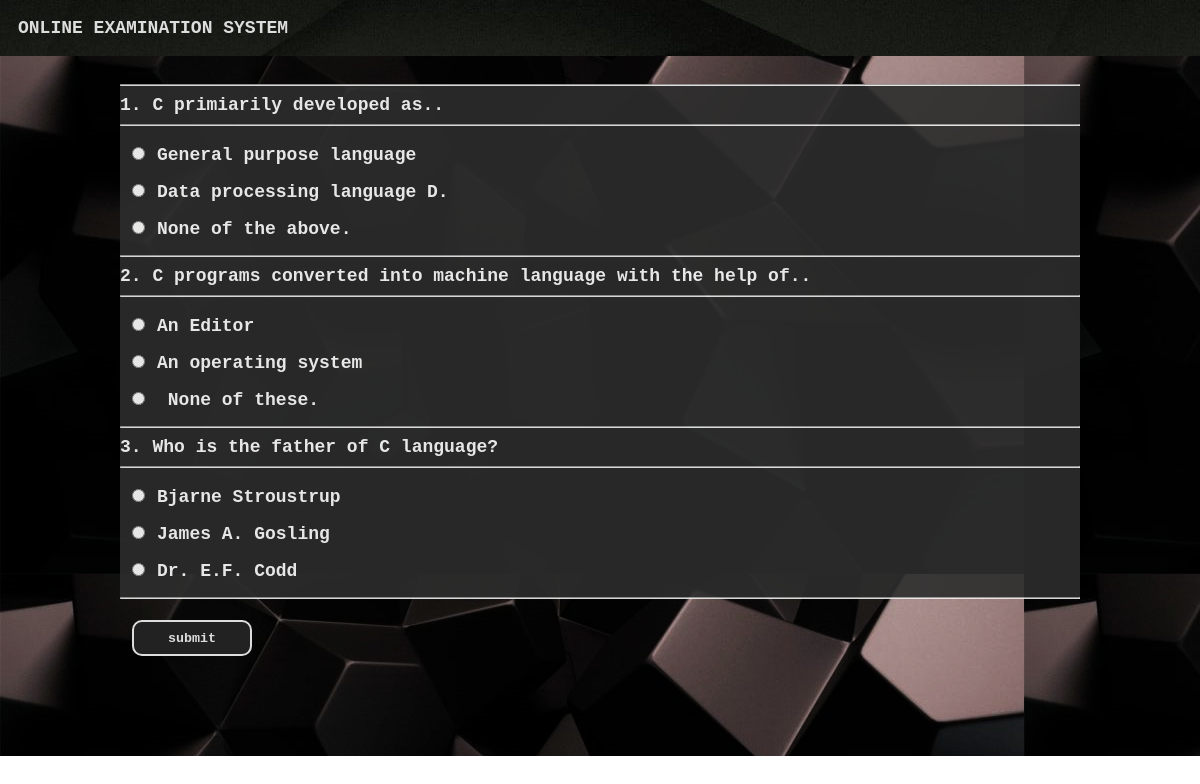
Screenshot of /takeq.php?qid=4 (signed in) with the database file from the repository.
### tables this page shows
CREATE TABLE IF NOT EXISTS `questions` (
  `qs` varchar(200) NOT NULL,
  `op1` varchar(30) NOT NULL,
  `op2` varchar(30) NOT NULL,
  `op3` varchar(30) NOT NULL,
  `answer` varchar(30) NOT NULL,
  `quizid` int(11) NOT NULL,
  UNIQUE KEY `qs` (`qs`),
  KEY `quizid` (`quizid`),
  KEY `quizid_2` (`quizid`),
  KEY `quizid_3` (`quizid`)
);

### takeq.php (the view, shortened to what this page needs)
<html>
<head>
</head>
<?php
                $conn = mysqli_connect("localhost","root","","online_examination");
?>
<body style="color: #fff !important;font-weight:bolder;margin: 0 !important;font-weight: bolder !important;font-family: 'Courier New', Courier, monospace;">
    <div  style="background-image: url(images/dark.png);height: auto;">
        <div  class="navbar">
            <section style="margin: 1.5vw;">ONLINE EXAMINATION SYSTEM</section>
        </div><br><br>
        <section style="margin-top: 4vw;width:80vw;margin-left:10vw;margin-right:10vw">
        <?php
        if(isset($_GET["qid"])){
        $qid=$_GET["qid"];
            $sql ="select * from questions where quizid='{$qid}'";
            $res=mysqli_query($conn,$sql);
            if($res)
            {
                if(mysqli_num_rows($res)==0)
                {
                    echo "No questions found under this quiz please come later";
                }else{
                $i=1;
                $j=0;
                echo "<form method=\"POST\">";
                    echo "<div class='div1'>";
                while ($row = mysqli_fetch_assoc($res)) {
                        echo "<hr>";
                            echo $i . ". " . $row["qs"] . "<br><hr>";
                            echo "<label><input id='Black' type=\"radio\" value=\"option1\" name=\"ans".$i.$j."\">" . $row["op1"] . "</label><br>";
                            echo "<label><input id='Black' type=\"radio\" value=\"option2\"  name=\"ans".$i.$j."\">" . $row["op2"] . "</label><br>";
                            echo "<label><input id='Black' type=\"radio\" value=\"option3\" name=\"ans".$i.$j."\">" . $row["op3"] . "</label><br>";
                $i++;
                        }
                    echo "<hr></div>";
                }
                echo "<input id=\"btn\" type=\"submit\" name=\"submit\" value=\"submit\"><br><br><br>";
                echo "</form><br><br>";
            }
            }
            else
            {
                echo "error".mysqli_error($conn).".";
            }
     ?>
        </section>
    </div>
</body>
</html>

### takeq.php (style rules this page uses)
.navbar { background-image: url("./images/header.png") !important; background-color: #222; font-size: 1.5vw !important; display: inline-flex; width: 100%; color:#ddd; position:fixed; z-index:100; }
input { margin:1vw; }
#btn { height: 3vw; width: 10vw; font-family: 'Courier New', Courier, monospace; font-weight: bolder; border-radius: 10px; border: 2px solid #ddd; background-color: #222; color:#ddd; }
.div1 { background-color:#2d2d2d; opacity:90%; z-index:10; font-size: 1.5vw; }
input[type='radio']#Black { cursor:pointer; accent-color:#222; }

### rows the page displays
questions: qs "C primiarily developed as..", op1 "General purpose language", op2 "Data processing language D.", op3 "None of the above."
questions: qs "C programs converted into machine language with the help of..", op1 "An Editor", op2 "An operating system", op3 "None of these."
questions: qs "Who is the father of C language?", op1 "Bjarne Stroustrup", op2 "James A. Gosling", op3 "Dr. E.F. Codd"
